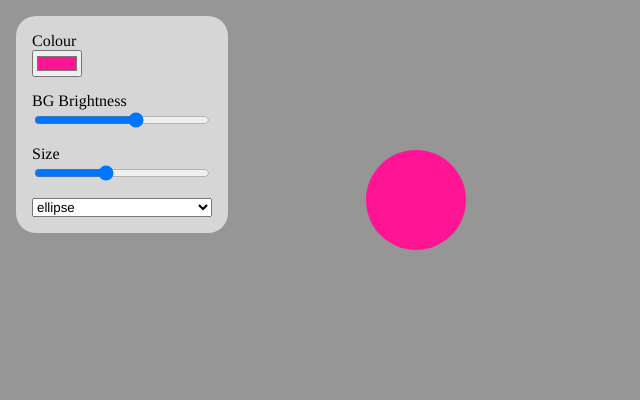
Frame 1 (no input)
Frame 60 (no input): identical to frame 1, image omitted
Frame 120 (the mouse pressed at the canvas centre since frame 60): identical to frame 1, image omitted

The p5.js sketch that drew this single still picture (run headless with seeded random() and noise() and a simulated clock; from frame 60 on, the mouse is pressed at the canvas centre):

// p5.js sketch
// ── sketch.js
let sizeSlider, bgSlider, shapeSelect;
let myPicker;
let controlPanel;
let bgPanel, colourPanel, sizePanel;


function setup() {
  createCanvas(640, 400);
  noStroke();
  textFont("Helvetica, Arial, sans-serif");

  controlPanel = createDiv();
  controlPanel.position(16, 16);

  controlPanel.style("padding", "16px");
  controlPanel.style("background", "#d6d6d6");
  controlPanel.style("border-radius", "20px");
  controlPanel.style("display", "flex");
  controlPanel.style("flex-direction", "column");
  controlPanel.style("gap", "15px");
  controlPanel.style("width", "180px");

  //colour
  colourPanel = createDiv();
  colourPanel.style("display", "flex");
  colourPanel.style("flex-direction", "column");
  colourPanel.style("gap", "0px");
  
  let colourLabel = createP("Colour");
  colourLabel.style("margin", "0");
  myPicker = createColorPicker('deeppink');

  colourLabel.parent(colourPanel);
  myPicker.parent(colourPanel);

  // bg
  bgPanel = createDiv();
  bgPanel.style("display", "flex");
  bgPanel.style("flex-direction", "column");
  bgPanel.style("gap", "0px");

  let bgLabel = createP("BG Brightness");
  bgLabel.style("margin", "0");
  bgSlider = createSlider(0, 255, 150, 1);

  bgLabel.parent(bgPanel);
  bgSlider.parent(bgPanel);

  
  // Slider: controls size
  sizePanel = createDiv();
  sizePanel.style("display", "flex");
  sizePanel.style("flex-direction", "column");
  sizePanel.style("gap", "0px");
  
  let sizeLabel = createP("Size");
  sizeLabel.style("margin", "0");
  sizeSlider = createSlider(20, 220, 100, 1);

  sizeLabel.parent(sizePanel);
  sizeSlider.parent(sizePanel);

  
  //Dropdown: choose shape
  //createP("Shape").style("margin", "0");
  shapeSelect = createSelect();
  shapeSelect.option("ellipse");
  shapeSelect.option("triangle");
  shapeSelect.option("rect");

  colourPanel.parent(controlPanel);
  bgPanel.parent(controlPanel);
  sizePanel.parent(controlPanel);
  shapeSelect.parent(controlPanel);

  myPicker.input(sliderColour);

  function sliderColour(){
    let sliderColour = myPicker.value();
    sizeSlider.style("accent-color", sliderColour);
    bgSlider.style("accent-color", sliderColour);
  }
}


function draw() {
  background(bgSlider.value());

  push();
  translate(width * 0.65, height * 0.5);
  let s = sizeSlider.value();

  fill(myPicker.color());

  // draw chosen shape
  let choice = shapeSelect.value();
  
  if (choice === "ellipse") {
    ellipse(0, 0, s, s);
  } else if (choice === "rect") {
    rectMode(CENTER);
    rect(0, 0, s, s);
  } else if (choice === "triangle") {
    triangle(-s * 0.6, s * 0.5, 0, -s * 0.6, s * 0.6, s * 0.5);
  } 
  pop();
}
